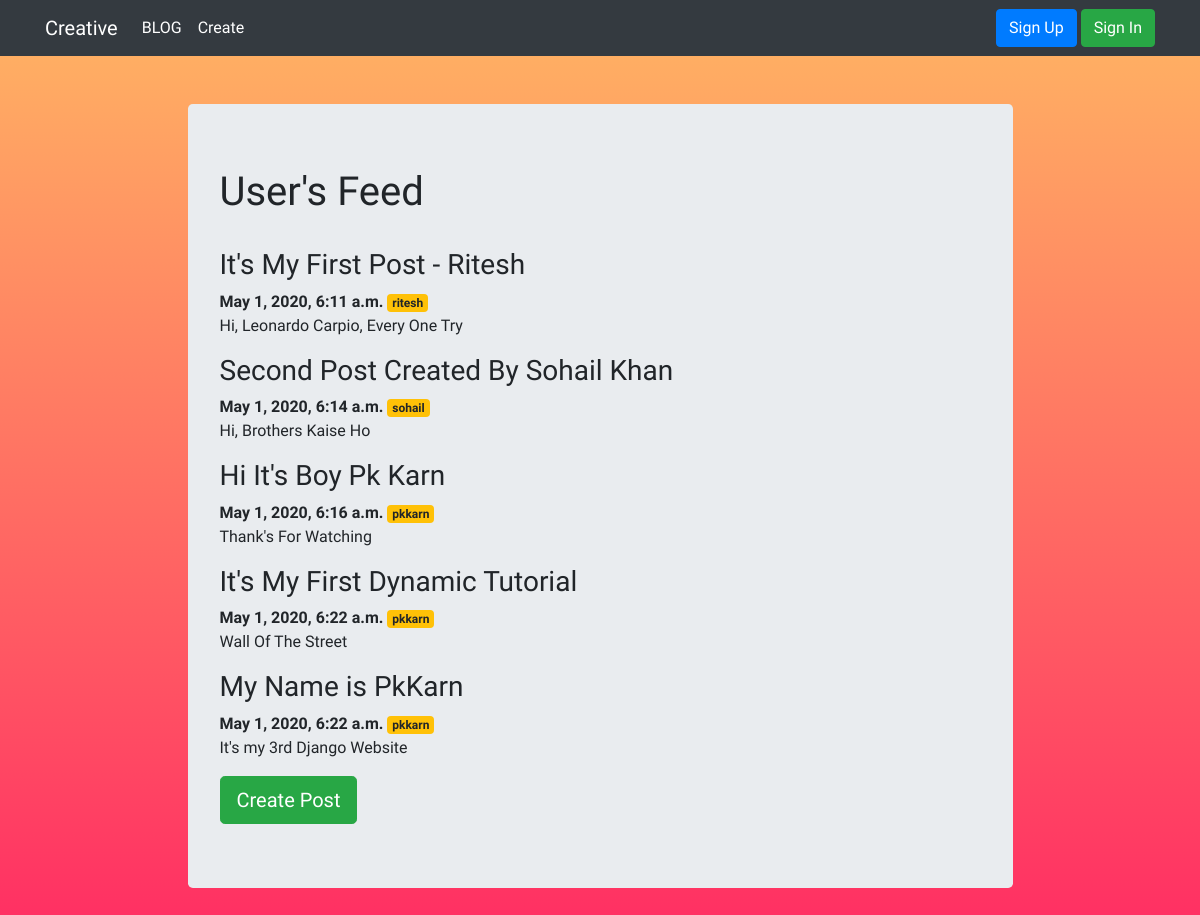
The page / on the database its author committed.
### blog/models.py (models this page shows, shortened)
class Post(models.Model):
    title = models.CharField(max_length=250)
    writer = models.CharField(max_length=100)
    content = models.TextField(blank=True)
    datecreated = models.DateTimeField(auto_now_add=True)
    user = models.ForeignKey(User, on_delete=models.CASCADE)

### blog/views.py (the view)
# urls.py: 2. Add a URL to urlpatterns:  path('', views.home, name='home')
def home(request):
    posts = Post.objects.all()  # Post.objects.filter(user=request.user) Login User Data
    return render(request, 'blog/home.html', {'posts': posts})

### templates/blog/home.html (shortened to what this page needs)
{% extends 'base.html' %}
{% block content %}
<div class="row justify-content-center mt-5">
    <div class="col-md-9 text-left">
    <div class="jumbotron">
        <h1>User's Feed</h1><br>
        {% for post in posts %}
          <h3>{{ post.title }}</h3>
          <strong>{{ post.datecreated }}</strong>
          <span class="badge badge-warning">{{ post.user }}</span>
          <p>{{ post.content }}</p>
        {% endfor %}
        <a role="button" href="{% url 'create' %}" class="btn btn-success btn-lg">Create Post</a>
    </div>
    </div>
</div>
{% endblock %}

### templates/base.html (shortened to what this page needs)
<!DOCTYPE html>
{% load static %}
<html lang="en">
<head>
    <link rel="stylesheet" type="text/css" href="https://stackpath.bootstrapcdn.com/bootstrap/4.4.1/css/bootstrap.min.css"/>
    <link rel="stylesheet" href="{% static 'style.css' %}">
</head>
<body>
{% if user.is_authenticated %}
    <nav class="navbar navbar-expand-lg navbar-dark bg-dark">
        <div class="container">
            <a class="navbar-brand" href="{% url 'blog' %}">
                <span>Creative</span>
            </a>
             <button class="navbar-toggler" type="button" data-toggle="collapse" data-target="#navbarNavAltMarkup" aria-controls="navbarNavAltMarkup" aria-expanded="false" aria-label="Toggle navigation">
                <span class="navbar-toggler-icon"></span>
             </button>
            <div class="collapse navbar-collapse" id="navbarNavAltMarkup">
                <div class="navbar-nav">
                    <a href="{% url 'blog' %}" class="nav-link active">BLOG</a>
                    <a href="{% url 'create' %}" class="nav-link active">CREATE</a>
                    <a href="{% url 'myfeed' %}" class="nav-link active">{{ user.username|upper }}'S FEED</a>
                </div>
                <div class="navbar-nav ml-auto">
                    <form action="{% url 'logoutuser' %}" method="POST">
                      {% csrf_token %}
                      <button type="submit" class="btn btn-danger">Log Out</button>&nbsp;
                    </form>
                </div>
            </div>
        </div>
    </nav>
{% else %}
    <nav class="navbar navbar-expand-lg navbar-dark bg-dark">
        <div class="container">
            <a class="navbar-brand" href="{% url 'blog' %}">
                <span>Creative</span>
            </a>
            <div class="collapse navbar-collapse" id="navbarNavAltMarkup">
                <div class="navbar-nav">
                    <a href="{% url 'blog' %}" class="nav-link active">BLOG</a>
                     <a href="{% url 'create' %}" class="nav-link active">Create</a>
                </div>
                <div class="navbar-nav ml-auto">
                    <a role="button" class="btn btn-primary" href="{% url 'signupuser' %}">Sign Up</a>&nbsp;
                    <a role="button" class="btn btn-success" href="{% url 'loginuser' %}">Sign In</a>
                </div>
            </div>
        </div>
    </nav>
{% endif %}
<div class="container">
    {% block content %}
    {% endblock%}
</div>
</body>
</html>

### static/style.css (style rules this page uses)
body { font-family: 'Rancho', cursive; background-image: linear-gradient(#ffb663,#ff3063); background-size: cover; width: 100% height: auto; background-position: center; background-attachment: fixed; background-repeat: no-repeat; }

### rows shown on the page
Post: title "It's My First Post - Ritesh", datecreated "May 1, 2020, 6:11 a.m.", user "ritesh", content "Hi, Leonardo Carpio, Every One Try"
Post: title "Second Post Created By Sohail Khan", datecreated "May 1, 2020, 6:14 a.m.", user "sohail", content "Hi, Brothers Kaise Ho"
Post: title "Hi It's Boy Pk Karn", datecreated "May 1, 2020, 6:16 a.m.", user "pkkarn", content "Thank's For Watching"
Post: title "It's My First Dynamic Tutorial", datecreated "May 1, 2020, 6:22 a.m.", user "pkkarn", content "Wall Of The Street"
Post: title "My Name is PkKarn", datecreated "May 1, 2020, 6:22 a.m.", user "pkkarn", content "It's my 3rd Django Website"
